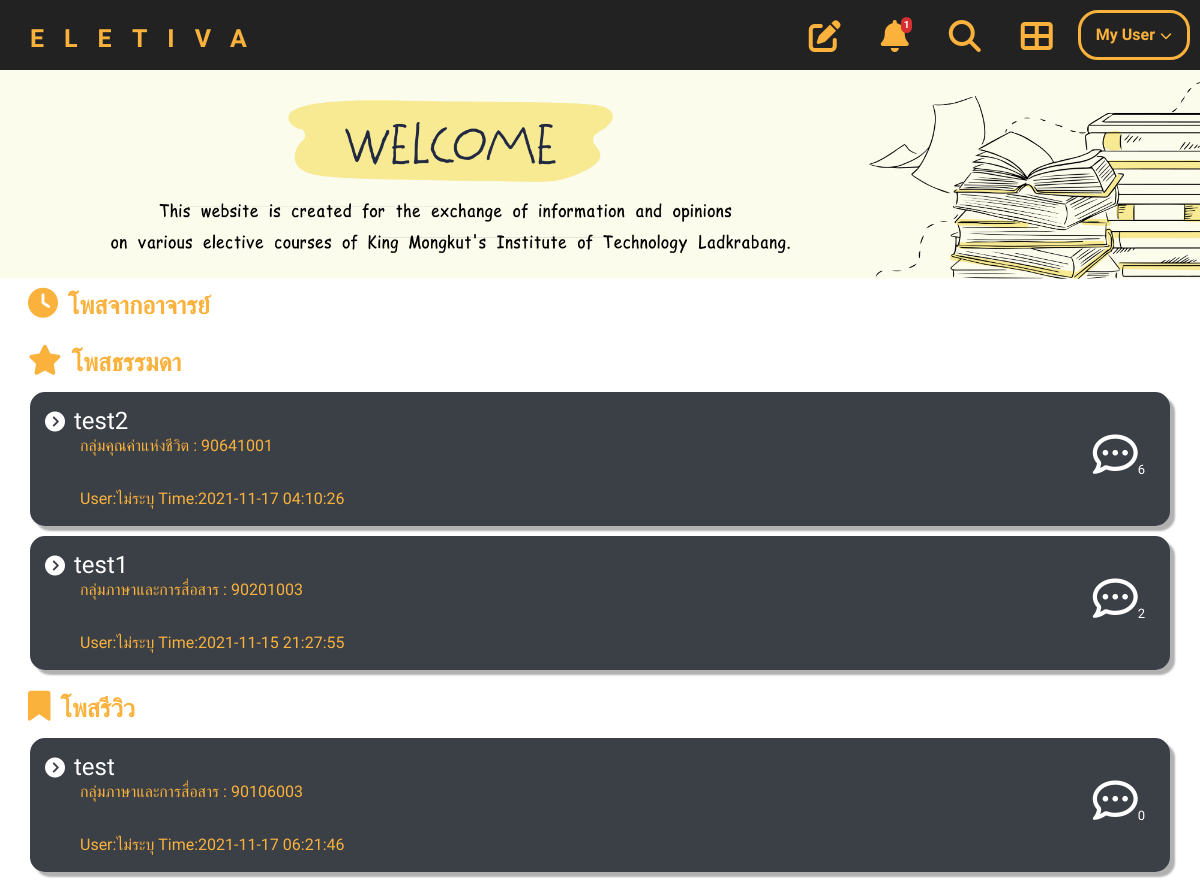
The page / (signed in) on the database its author committed.
### tables this page shows
CREATE TABLE `post` (
  `ID_post` int(11) UNSIGNED NOT NULL,
  `Group_subject` varchar(50) NOT NULL,
  `ID_subject` int(8) NOT NULL,
  `name_subject` varchar(75) NOT NULL,
  `type_post` int(2) NOT NULL,
  `title_post` varchar(50) NOT NULL,
  `msg_post` varchar(255) NOT NULL,
  `time_post` timestamp NOT NULL DEFAULT current_timestamp() ON UPDATE current_timestamp(),
  `create_by` bigint(20) UNSIGNED NOT NULL,
  `report` int(5) NOT NULL
);

CREATE TABLE `users` (
  `ID` bigint(20) UNSIGNED NOT NULL,
  `email` varchar(255) NOT NULL,
  `password` varchar(255) NOT NULL,
  `code` mediumint(50) DEFAULT NULL,
  `status` int(11) NOT NULL,
  `name` varchar(255) DEFAULT NULL,
  `major` varchar(255) DEFAULT NULL,
  `introduce` varchar(255) DEFAULT NULL,
  `picture` varchar(255) DEFAULT NULL,
  `sex` varchar(1) DEFAULT NULL
);

### index.php (the view, shortened to what this page needs)
<link rel="stylesheet" type="text/css" href="css/home_index.css">
<?php
include "header.php";
?>
<?php if(isset($_SESSION['status']) || empty($_SESSION['status'])): ?>
<section>
    <?php if($_SESSION['status'] != 3): ?>
        <img class="banner" src="images/home.png" alt="Banner">
        <?php endif ?>
    <div class="inf">
        <?php
            echo'<div class="posttext">';
            echo'<i class="fas fa-clock"></i>';
            echo'<p class="mainC">โพสจากอาจารย์</p>';
            echo'</div>';
        ?>
    </div>
    <div class="inf">
        <?php
        $query = "SELECT * FROM post WHERE type_post='1' ORDER BY time_post DESC";
        $result = mysqli_query($connect, $query);
            echo'<div class="posttext">';
            echo'<i class="fas fa-star"></i>';
            echo'<p class="mainC">โพสธรรมดา</p>';
            echo'</div>';
            while($row =  mysqli_fetch_assoc($result)){
                $x = $row['ID_post'];
                $findCB = "SELECT COUNT(ID_comment) FROM comment WHERE from_post='$x'";
                $y = mysqli_query($connect, $findCB);
                $z = $row['create_by'];
                $queryU = "SELECT * FROM users WHERE ID = '$z'";
                $ub = mysqli_query($connect, $queryU);
                $rowUser = mysqli_fetch_assoc($ub);
                $name = (empty($rowUser['name'])) ? 'ไม่ระบุ' : $rowUser["name"];
                echo '<a href="post.php?id='.$row['ID_post'].'" class="Content">';
                echo '    <div class="post_btn">';
                echo '        <div class="A_left">';
                echo '            <i class="icon_next fas fa-chevron-circle-right"></i>';
                echo '            <h4 class="textC" name="Post">'.$row['title_post'].'</h4>';
                echo '            <h6 class="textS" name="subject">'.$row['Group_subject'].' : '.$row['ID_subject'].'</h6>';
                echo '            <br><p class="Timestamp">User:'.$name.' Time:'.$row['time_post'].'</p>';
                echo '        </div>';
                if($n =  mysqli_fetch_assoc($y)){
                echo '        <div  class="A_right">';
                echo '            <i class="iconcomment far fa-comment-dots"></i>';
                echo '            <h5 class="commentN">'.$n['COUNT(ID_comment)'].'</h5>';
                echo '        </div>';
                }
                echo '    </div>';
                echo '</a>';
        }
        ?>
    </div>
    <div class="inf">
        <?php
        $query = "SELECT * FROM post WHERE type_post='2' ORDER BY time_post DESC";
        $result = mysqli_query($connect, $query);
            echo'<div class="posttext">';
            echo'<i class="fas fa-bookmark"></i>';
            echo'<p class="mainC">โพสรีวิว</p>';
            echo'</div>';
            while($row =  mysqli_fetch_assoc($result)){
                $x = $row['ID_post'];
                $findCC = "SELECT COUNT(ID_comment) FROM comment WHERE from_post='$x'";
                $y = mysqli_query($connect, $findCC);
                $z = $row['create_by'];
                $queryU = "SELECT * FROM users WHERE ID = '$z'";
                $uc = mysqli_query($connect, $queryU);
                $rowUser = mysqli_fetch_assoc($uc);
                $name = (empty($rowUser['name'])) ? 'ไม่ระบุ' : $rowUser["name"];
                echo '<a href="post.php?id='.$row['ID_post'].'" class="Content">';
                echo '    <div class="post_btn">';
                echo '        <div class="A_left">';
                echo '            <i class="icon_next fas fa-chevron-circle-right"></i>';
                echo '            <h4 class="textC" name="Post">'.$row['title_post'].'</h4>';
                echo '            <h6 class="textS" name="subject">'.$row['Group_subject'].' : '.$row['ID_subject'].'</h6>';
                echo '            <br><p class="Timestamp">User:'.$name;
                echo'  Time:'.$row['time_post'].'</p>';
                echo '        </div>';
                if($n = mysqli_fetch_assoc($y)){
                echo '        <div  class="A_right">';
                echo '            <i class="iconcomment far fa-comment-dots"></i>';
                echo '            <h5 class="commentN">'.$n['COUNT(ID_comment)'].'</h5>';
                echo '        </div>';
                }
                echo '    </div>';
                echo '</a>';
        }
        ?>
    </div>
</section>
<?php else: ?>
<?php include "logout.php"; ?>
<?php endif ?>

### css/home_index.css (style rules this page uses)
.inf { padding: 0 20px; margin-bottom: 20px; width: 100%; }
section .posttext { position: relative; margin-right: 5px; display: table; }
.posttext { color: #FAB23D; font-size: 30px; margin: 8px 8px; display: inline; }
section .banner { width: 100%; vertical-align: bottom; top: 0px; left: 0px; resize: horizontal; }
.posttext p.mainC { font-size: 25px; font-weight: bold; text-align: start; margin-bottom: 10px; margin-left: 10px; display: inline; }
a.Content { cursor: pointer; text-decoration: none; }
.post_btn { margin: 10px 10px 0px 10px; border-radius: 15px; background-color: #3B3F46; padding: 15px; width: auto; box-shadow: 5px 5px 2px rgb(177, 177, 177); }
.icon_next { font-size: 20px; color: white; }
.textC { color: white; font-weight: normal; display: inline; margin-left: 5px; }
.textS, .Timestamp { color: white; margin-left: 35px; color: #FAB23D; }
.Timestamp { display: inline; }
.iconcomment { font-size: 45px; color: white; }
.commentN { margin-top: -15px; margin-left: 45px; width: fit-content; color: white; font-size: small; }
.A_left { width: auto; display: inline-block; }
.A_right { float: right; margin-top: 25px; margin-right: 10px; display: block; }

### css/navbar.css (style rules this page uses)
a { color: #FAB23D; text-decoration: none; text-decoration: none; cursor: pointer; }

### rows shown on the page
post: title_post "test2", Group_subject "กลุ่มคุณค่าแห่งชีวิต", ID_subject "90641001", create_by.name "ไม่ระบุ", time_post "2021-11-17 04:10:26", COUNT "6"
post: title_post "test1", Group_subject "กลุ่มภาษาและการสื่อสาร", ID_subject "90201003", create_by.name "ไม่ระบุ", time_post "2021-11-15 21:27:55", COUNT "2"
post: title_post "test", Group_subject "กลุ่มภาษาและการสื่อสาร", ID_subject "90106003", create_by.name "ไม่ระบุ", time_post "2021-11-17 06:21:46", COUNT "0"

### other values the page prints
$count "1"
